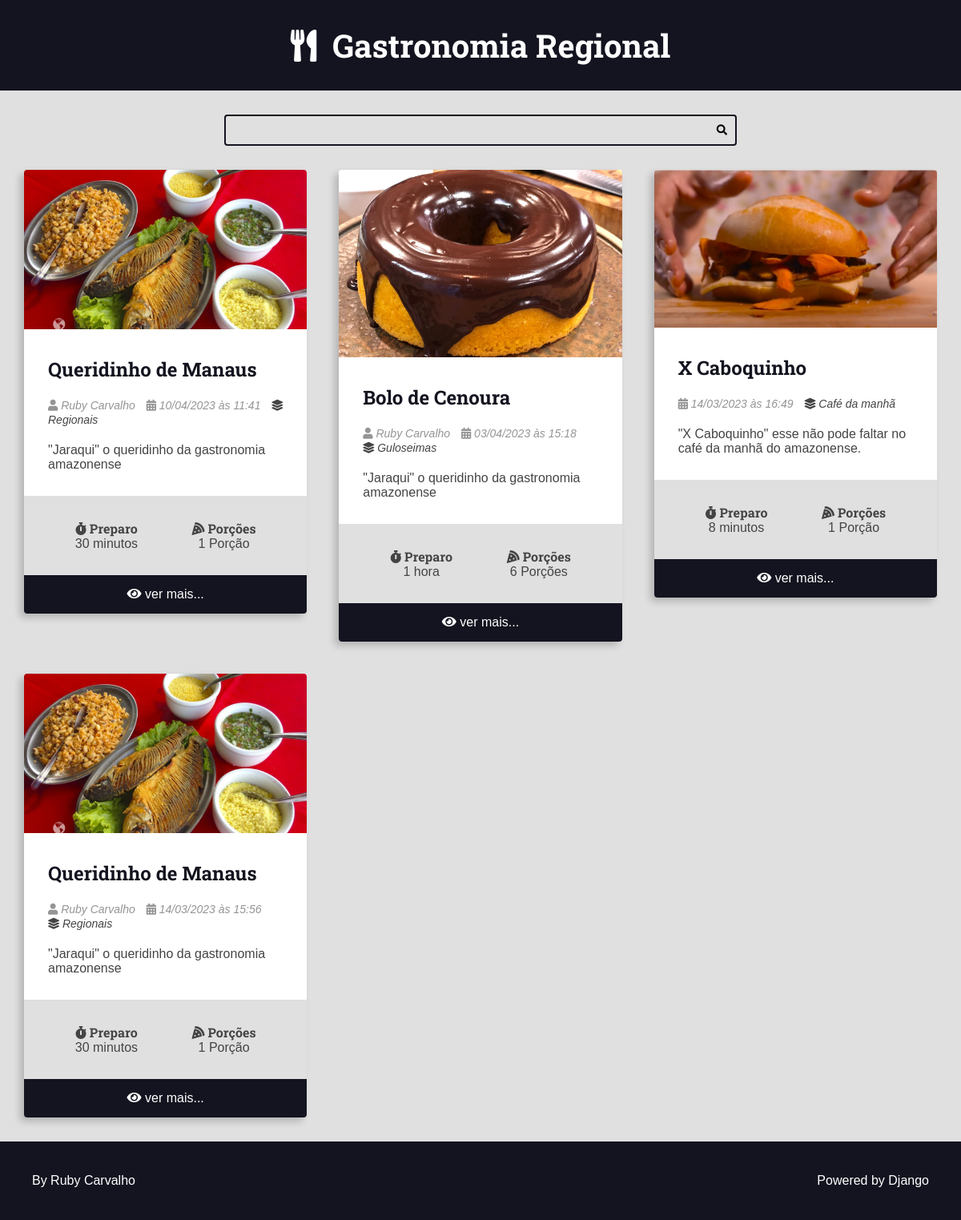
The page / on the database its author committed.
### recipes/models.py (models this page shows, shortened)
class Recipe(models.Model):
    title = models.CharField(max_length=65)
    description = models.CharField(max_length=165)
    slug = models.SlugField(unique=True)
    preparation_time = models.IntegerField()
    preparation_time_unit = models.CharField(max_length=65)
    servings = models.IntegerField()
    servings_unit = models.CharField(max_length=65)
    preparation_steps = models.TextField()
    preparation_steps_is_html = models.BooleanField(default=False)
    created_at = models.DateTimeField(auto_now_add=True)
    updated_at = models.DateTimeField(auto_now=True)
    is_published = models.BooleanField(default=False)
    cover = models.ImageField(
        upload_to='recipes/covers/%Y/%m/%d/', blank=True, default='')
    category = models.ForeignKey(
        Category, on_delete=models.SET_NULL, null=True, blank=True,
        default=None
    )
    author = models.ForeignKey(
        User, on_delete=models.SET_NULL, null=True
    )

class Category(models.Model):
    name = models.CharField(max_length=65)

### recipes/views.py (the view)
# urls.py: 2. Add a URL to urlpatterns:  path('', views.home, name='home')
def home(request):
    recipes = Recipe.objects.filter(
        is_published=True,
    ).order_by('-id')
    page_obj, pagination_range = make_pagination(request, recipes, PER_PAGE)
    return render(request, 'recipes/pages/home.html', context={
        'recipes': page_obj,
        'pagination_range': pagination_range
    })

### utils/pagination.py (called while the page is built)
def make_pagination(request, queryset, per_page, qty_pages=4):
    try:
        current_page = int(request.GET.get('page', 1))
    except ValueError:
        current_page = 1
    paginator = Paginator(queryset, per_page)
    page_obj = paginator.get_page(current_page)
    pagination_range = make_pagination_range(
        paginator.page_range,
        qty_pages,
        current_page
    )
    return page_obj, pagination_range

### recipes/templates/recipes/pages/home.html (shortened to what this page needs)
{% extends 'global/base.html' %}
{% block content %}
<div class="main-content main-content-list container">
{% for recipe in recipes %}
    {% include 'recipes/partials/recipe.html' %}
{% empty %}
    <div class="center m-y">
        <h1>No recipes found here 🥲</h1>
    </div>
{% endfor %}
</div>
{% endblock content %}

### recipes/templates/recipes/partials/recipe.html (shortened to what this page needs)
<div class="recipe recipe-list-item">
    {% if recipe.cover %}
        <div class="recipe-cover">
            <a href="{% url 'recipes:recipe' recipe.id %}">
                <img src="{{ recipe.cover.url }}" alt="Temporário">
            </a>
        </div>
    {% endif %}
    <div class="recipe-title-container">
        <h2 class="recipe-title">
            <a href="{% url 'recipes:recipe' recipe.id %}">
                {{ recipe.title }}
            </a>
        </h2>
    </div>
    <div class="recipe-author">
        {% if  recipe.author is not None %}
        <span class="recipe-author-item">
            <i class="fas fa-user"></i>
            {% if recipe.author.first_name %}
                {{ recipe.author.first_name }} {{ recipe.author.last_name }}
            {% else %}
                {{ recipe.author.username }}
            {% endif %}
        </span>
        {% endif %}
        <span class="recipe-author-item">
            <i class="fas fa-calendar-alt"></i>
            {{ recipe.created_at|date:"d/m/Y" }} às {{ recipe.created_at|date:"H:i" }}
        </span>
        {% if recipe.category is not None %}
        <span class="recipe-author-item">
            <a href="{% url 'recipes:category' recipe.category.id %}">
                <i class="fas fa-layer-group"></i>
                <span>{{ recipe.category.name }}</span>
            </a>
        </span>
        {% endif %}
    </div>
    <div class="recipe-content">
        <p>{{ recipe.description }}</p>
    </div>
    <div class="recipe-meta-container">
        <div class="recipe-meta recipe-preparation">
            <h3 class="recipe-meta-title"><i class="fas fa-stopwatch"></i> Preparo</h3>
            <div class="recipe-meta-text">
                {{ recipe.preparation_time }} {{ recipe.preparation_time_unit }}
            </div>
        </div>
        <div class="recipe-meta recipe-servings">
            <h3 class="recipe-meta-title"><i class="fas fa-pizza-slice"></i> Porções</h3>
            <div class="recipe-meta-text">
                {{ recipe.servings }} {{ recipe.servings_unit }}
            </div>
        </div>
    </div>
    {% if is_detail_page is not True %}
        <footer class="recipe-footer">
            <a class="recipe-read-more button button-dark button-full-width" href="{% url 'recipes:recipe' recipe.id %}">
                <i class="fas fa-eye"></i>
                <span>ver mais...</span>
            </a>
        </footer>
    {% endif %}
</div>

### recipes/static/recipes/css/styles.css (style rules this page uses)
:root { --color-primary: #269fe6; --color-primary-hover: #2086c2; --color-primary-dark: #13141f; --color-primary-dark-hover: #212336; --color-primary-light: #d4ecfa; --color-primary-light-hover: #bdd8e7; --color-white: #fff; --color-black: #000; --color-dark-text: #444; --color-info-light: #cce5ff; --color-debug-light: #cce5ff; --color-success-light: #d4edda; --color-alert-light: #fff3cd; --color-warning-light: #fff3cd; --color-error-light: #f8d7da; --color-info-dark: #4d86c4; --color-debug-dark: #4d86c4; --color-success-dark: #4a9c5d; --color-alert-dark: #927f40; --color-warning-dark: #927f40; --color-error-dark: #da525d; --color-gray-0: #f9f9f9; --color-gray-1: #e0e0e0; --color-gray-2: #c7c7c7; --color-gray-3: #aeaeae; --color-gray-4: #959595; --color-gray-5: #7d7d7d; --color-gray-6: #646464; --color-gray-7: #4b4b4b; --color-gray-8: #323232; --color-gray-9: #191919; --font-primary: sans-serif; --font-headings: 'Roboto Slab', serif; --spacing-gutter-medium: 3rem; --spacing-gutter-large: 4rem; }
* { padding: 0; margin: 0; box-sizing: border-box; }
html { font-size: 62.5%; }
body { font-size: 1.6rem; font-family: var(--font-primary); background: var(--color-gray-1); color: var(--color-dark-text); }
h1, h2, h3, h4, h5, h6 { font-family: var(--font-headings); }
.container { max-width: 144rem; margin: 0 auto; padding: var(--spacing-gutter-medium); }
.main-content { padding-top: 0; }
.main-content-list { display: grid; grid-template-columns: repeat(auto-fit, minmax(340px, 1fr)); gap: var(--spacing-gutter-large); }
.recipe { background: var(--color-white); box-shadow: -5px 5px 10px rgba(0, 0, 0, 0.2); transform: scale(1); transition: all 300ms ease-in-out; border-radius: 0.4rem; overflow: hidden; }
.recipe img { max-width: 100%; }
.recipe-list-item { max-width: 64rem; height: fit-content; }
.recipe-title-container { padding: var(--spacing-gutter-medium); padding-bottom: 2rem; }
.recipe-title-container a { text-decoration: none; color: var(--color-primary-dark); }
.recipe-author { padding: 0 var(--spacing-gutter-medium); }
.recipe-content { padding: var(--spacing-gutter-medium); padding-top: 2rem; }
.recipe-author-item { color: var(--color-gray-4); margin-right: 1rem; font-style: italic; font-size: 1.4rem; }
.recipe-author a { color: var(--color-dark-text); transition: all 300ms ease-in-out; text-decoration: none; }
.recipe-meta-container { display: flex; flex-flow: row wrap; padding: var(--spacing-gutter-medium); background: var(--color-gray-1); }
.recipe-meta { display: flex; flex-flow: column nowrap; flex-shrink: 1; flex-grow: 1; text-align: center; }
.recipe-meta-title { font-size: 1.6rem; }
.recipe-footer a { background: var(--color-primary-dark); display: block; color: var(--color-white); text-decoration: none; text-align: center; padding: 1.5rem var(--spacing-gutter-medium); transition: all 300ms ease-in-out; }

### rows shown on the page
Recipe: cover (picture), title "Queridinho de Manaus", author.first_name "Ruby", author.last_name "Carvalho", created_at "10/04/2023", created_at "11:41", category.name "Regionais", description "\"Jaraqui\" o queridinho da gastronomia amazonense", preparation_time "30", preparation_time_unit "minutos", servings "1", servings_unit "Porção"
Recipe: cover (picture), title "Bolo de Cenoura", author.first_name "Ruby", author.last_name "Carvalho", created_at "03/04/2023", created_at "15:18", category.name "Guloseimas", description "\"Jaraqui\" o queridinho da gastronomia amazonense", preparation_time "1", preparation_time_unit "hora", servings "6", servings_unit "Porções"
Recipe: cover (picture), title "X Caboquinho", created_at "14/03/2023", created_at "16:49", category.name "Café da manhã", description "\"X Caboquinho\" esse não pode faltar no café da manhã do amazonense.", preparation_time "8", preparation_time_unit "minutos", servings "1", servings_unit "Porção"
Recipe: cover (picture), title "Queridinho de Manaus", author.first_name "Ruby", author.last_name "Carvalho", created_at "14/03/2023", created_at "15:56", category.name "Regionais", description "\"Jaraqui\" o queridinho da gastronomia amazonense", preparation_time "30", preparation_time_unit "minutos", servings "1", servings_unit "Porção"
